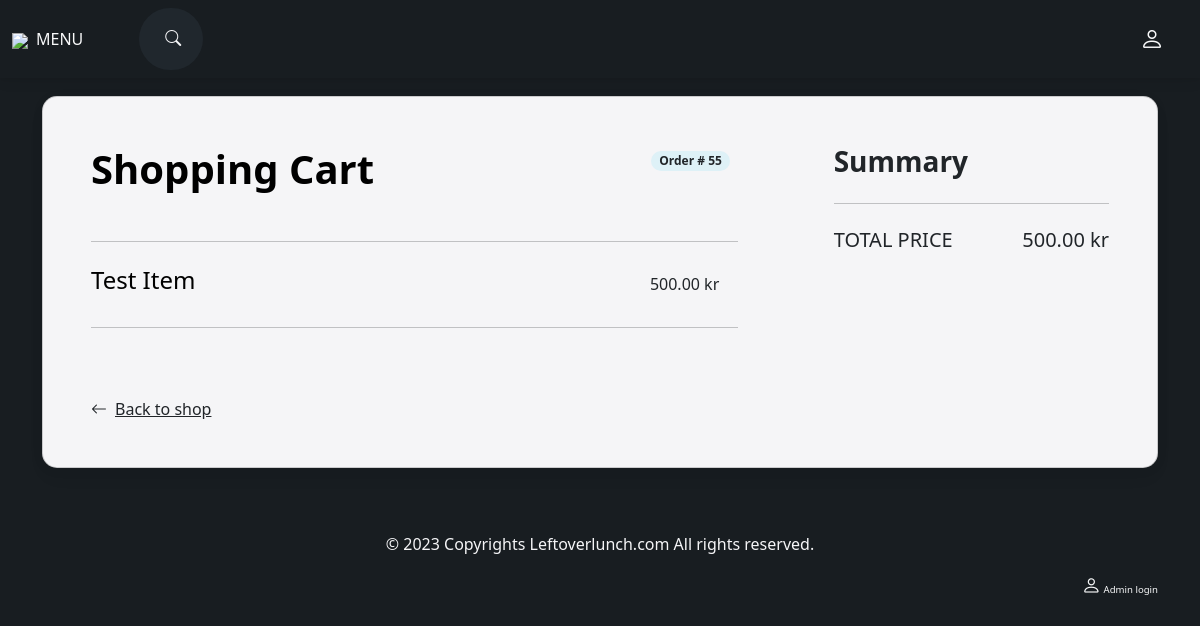
Screenshot of /order-confirmation/55 with the database file from the repository.
### customer/models.py (models this page shows, shortened)
class MenuItem(models.Model):
    TODAY = 'Today'
    TOMORROW = 'Tomorrow'
    DAY_CHOICES = [(TODAY, 'Today'),(TOMORROW, 'Tomorrow'),]
    TIME_CHOICES = [(f'{hour:02}:{minute:02}', f'{hour % 12 or 12}:{minute:02} {"AM" if hour < 12 else "PM"}')
                    for hour in range(11, 24)  # Hours from 11 to 23 (24-hour format)
                    for minute in range(0, 60, 15)]  # Minutes with a step of 15 minutes (0, 15, 30, 45)
    name = models.CharField(max_length=100)
    store_location = models.ForeignKey(StoreLocation, on_delete=models.CASCADE, related_name='menu_items', null=True, blank=True, help_text='Select the store location for this item')
    collect_day = models.CharField(max_length=50, choices=DAY_CHOICES, default=TODAY, help_text='Select the day to collect order')
    collect_time_start = models.CharField(max_length=5, choices=TIME_CHOICES, default='11:00', help_text='Select the time to collect order')
    collect_time_end = models.CharField(max_length=5, choices=TIME_CHOICES, default='12:00')
    stock = models.PositiveIntegerField(default=0, help_text='Enter the number of items in stock')
    description = models.TextField(max_length=200, help_text='Enter a brief description of the item (Max. 200 characters)')
    allergy = models.ManyToManyField('Allergie', related_name='items', help_text='Select the allergies for this item (if any, Max. 5)')
    image = models.ImageField(upload_to='menu_images/',help_text='Upload an image of the item (640X427)')
    price = models.DecimalField(max_digits=5, decimal_places=2, help_text='Enter the price of the item (Max. 50.00)')
    category = models.ManyToManyField('Categorie', related_name='items', help_text='Select the categories for this item')

class OrderModel(models.Model):
    created_on = models.DateTimeField(auto_now_add=True)
    price = models.DecimalField(max_digits=7, decimal_places=2)
    items = models.ManyToManyField(
        'MenuItem', related_name='order', blank=True)
    name = models.CharField(max_length=50, blank=True)
    telephone = models.CharField(max_length=50, blank=True)
    is_paid = models.BooleanField(default=False, help_text='Check this box if the order has been paid for')

### customer/views.py (the view, shortened to what this page needs)
# urls.py: path('order-confirmation/<int:pk>', OrderConfirmation.as_view(),name='order-confirmation'),
class OrderConfirmation(View):
    def get(self, request, pk, *args, **kwargs):
        if pk is not None:
            order = OrderModel.objects.get(pk=pk)
            context = {
                'pk': order.pk,
                'items': order.items,
                'price': order.price,
                'order': order,
                'isPaid': order.is_paid,
            }
        return render(request, 'customer/order_confirmation.html', context)

### customer/templates/customer/order_confirmation.html (shortened to what this page needs)
{% extends 'customer/base.html' %}
{% block content %}
<section class="h-100 h-custom pt-5">
    <div class="container py-5 h-100">
      <div class="row d-flex justify-content-center align-items-center h-100">
        <div class="col-12">
          <div class="card white_color" style="border-radius: 15px;">
            <div class="card-bodyp-0">
              <div class="row g-0">
                <div class="col-lg-8">
                  <div class="p-5">
                    <div class="d-flex justify-content-between align-items-center mb-5">
                      <h1 class="fw-bold mb-0 text-black">Shopping Cart</h1>
                      {% for item in items.all %}
                      <h6 class="badge badge-info text-dark rounded-8 mb-3 me-2">Order # {{ pk }}</h6>
                    </div>
                    <hr class="my-4">
                    <div class="row mb-4 d-flex justify-content-between align-items-center">
                      <div class="col-md-3 col-lg-3 col-xl-3">
                        <h4 class="text-black text-capitalize">{{ item.name }}</h4>
                      </div>
                      <div class="col-md-3 col-lg-2 col-xl-2 offset-lg-1">
                        <h6 class="mb-0">{{ item.price }} kr</h6>
                      </div>
                    </div>
                    {% endfor %}
                    <hr class="my-4">
                    <div class="pt-5">
                      <h6 class="mb-0"><a href="{% url 'index' %}" class="text-body"><i
                            class="bi bi-arrow-left me-2"></i>Back to shop</a></h6>
                    </div>
                  </div>
                </div>
                <div class="col-lg-4 bg-grey">
                  <div class="p-5">
                    <h3 class="fw-bold">Summary</h3>
                    <hr class="my-4">
                    <div class="d-flex justify-content-between mb-5">
                      <h5 class="text-uppercase">Total price</h5>
                      <h5>{{ price }} kr</h5>
                    </div>
                </div>
              </div>
            </div>
          </div>
        </div>
      </div>
     </div>
  </section>
{% endblock content %}

### customer/templates/customer/base.html (style rules this page uses)
body { background-color:#181d21; color: #F5F5F7; }
.white_color { background-color:#F5F5F7; }

### rows the page displays
MenuItem: pk "55", name "Test Item", price "500.00"
OrderModel: price "500.00"
